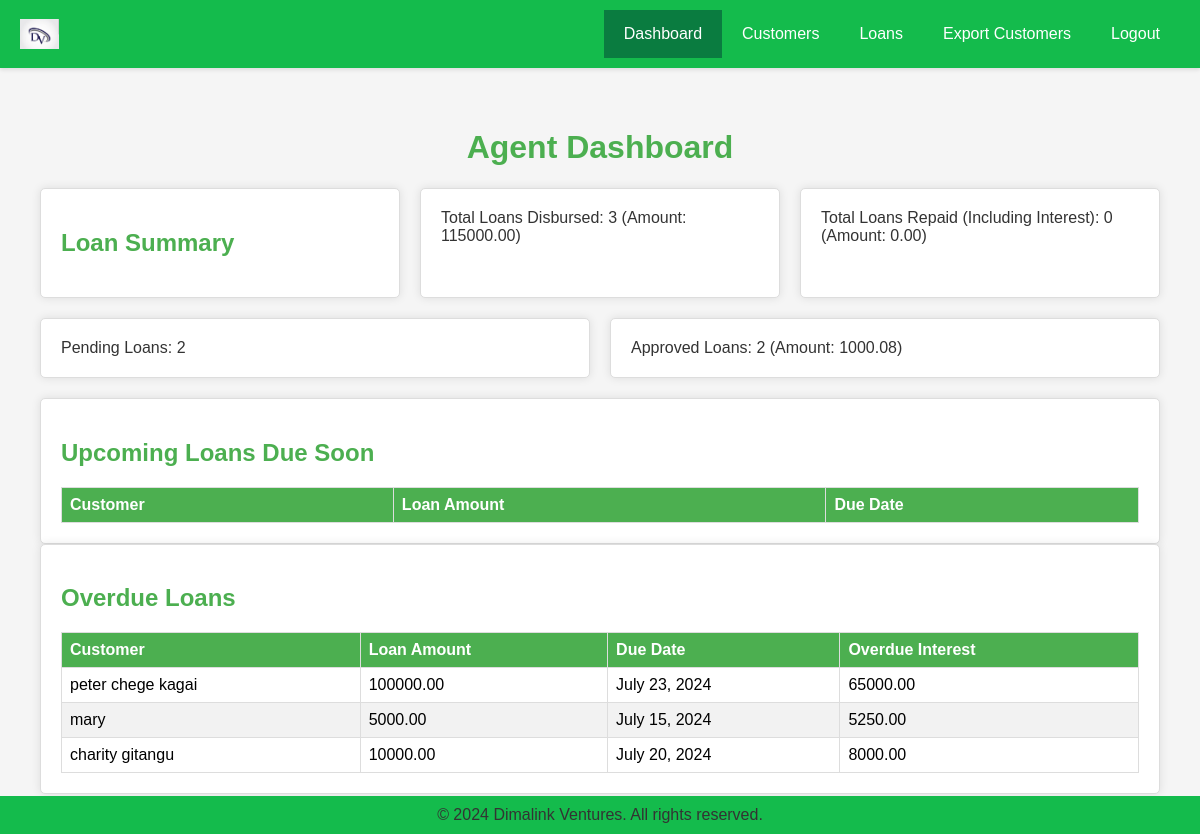
Page /dashboard/ (signed in) on the committed database.
### customer_management_app/models.py (models this page shows, shortened)
class Loan(models.Model):
    STATUS_CHOICES = [
        ('pending', 'Pending'),
        ('approved', 'Approved'),
        ('disbursed', 'Disbursed'),
        ('repaid', 'Repaid'),
        ('defaulted', 'Defaulted'),
    ]
    customer = models.ForeignKey(Customer, on_delete=models.CASCADE)
    amount = models.DecimalField(max_digits=10, decimal_places=2)
    date_borrowed = models.DateField()
    due_date = models.DateField()
    status = models.CharField(max_length=50, choices=STATUS_CHOICES, default='pending')
    interest_rate = models.DecimalField(max_digits=5, decimal_places=2, default=22.5)
    @property
    def overdue_interest(self):
        if self.due_date < timezone.now().date() and self.status not in ['repaid', 'defaulted']:
            overdue_days = (timezone.now().date() - self.due_date).days
            return self.amount * Decimal('0.05') * Decimal(overdue_days)
        return Decimal('0')

class Customer(models.Model):
    name = models.CharField(max_length=255)
    id_number = models.CharField(max_length=8, unique=True)
    phone = models.CharField(max_length=10)
    email = models.EmailField()
    agent = models.ForeignKey(Agent, on_delete=models.CASCADE)
    active = models.BooleanField(default=True)
    location = models.CharField(max_length=100)

### customer_management_app/views.py (the view)
# urls.py: path('dashboard/', views.agent_dashboard, name='agent_dashboard'),
@login_required
def agent_dashboard(request):
    agent = request.user.agent_profile
    agent_id = agent.id
    loans_disbursed = Loan.objects.filter(customer__agent=agent, status='disbursed')
    total_loans_disbursed_count = loans_disbursed.count()
    total_loans_disbursed_amount = loans_disbursed.aggregate(Sum('amount'))['amount__sum'] or 0
    loans_repaid = Loan.objects.filter(customer__agent=agent, status='repaid')
    total_loans_repaid_count = loans_repaid.count()
    total_loans_repaid_amount = sum(loan.total_to_be_paid for loan in loans_repaid)
    pending_loans_count = Loan.objects.filter(customer__agent=agent, status='approved').count()
    approved_loans = Loan.objects.filter(customer__agent=agent, status='approved')
    approved_loans_count = approved_loans.count()
    approved_loans_amount = approved_loans.aggregate(Sum('amount'))['amount__sum'] or 0
    today = timezone.now().date()
    upcoming_loans = Loan.objects.filter(customer__agent=agent, due_date__gte=today, status='disbursed')
    upcoming_loans_due_soon = upcoming_loans.filter(due_date__lte=today + timedelta(days=2))
    overdue_loans = Loan.objects.filter(customer__agent=agent, due_date__lt=today, status='disbursed')
    context = {
        'total_loans_disbursed_count': total_loans_disbursed_count,
        'total_loans_disbursed_amount': total_loans_disbursed_amount,
        'total_loans_repaid_count': total_loans_repaid_count,
        'total_loans_repaid_amount': total_loans_repaid_amount,
        'approved_loans_count': approved_loans_count,
        'approved_loans_amount': approved_loans_amount,
        'pending_loans_count': pending_loans_count,
        'upcoming_loans_due_soon': upcoming_loans_due_soon,
        'overdue_loans': overdue_loans,
    }
    return render(request, 'agent_dashboard.html', context)

### customer_management_app/templates/agent_dashboard.html (shortened to what this page needs)
{% extends "base_generic.html" %}
{% block content %}
<div class="dashboard">
    <h1>Agent Dashboard</h1>
    <div class="box-container">
        <div class="box">
            <h2>Loan Summary</h2>
        </div>
        <div class="box">
            <p>Total Loans Disbursed: {{ total_loans_disbursed_count }} (Amount: {{ total_loans_disbursed_amount|floatformat:2 }})</p>
        </div>
        <div class="box">
            <p>Total Loans Repaid (Including Interest): {{ total_loans_repaid_count }} (Amount: {{ total_loans_repaid_amount|floatformat:2 }})</p>
        </div>
        <div class="box">
            <p>Pending Loans: {{ pending_loans_count }}</p>
        </div>
        <div class="box">
            <p>Approved Loans: {{ approved_loans_count }} (Amount: {{ approved_loans_amount|floatformat:2 }})</p>
        </div>
    </div>
    <div class="box">
        <h2>Upcoming Loans Due Soon</h2>
        <table>
            <thead>
                <tr>
                    <th>Customer</th>
                    <th>Loan Amount</th>
                    <th>Due Date</th>
                </tr>
            </thead>
        </table>
    </div>
    <div class="box">
        <h2>Overdue Loans</h2>
        <table>
            <thead>
                <tr>
                    <th>Customer</th>
                    <th>Loan Amount</th>
                    <th>Due Date</th>
                    <th>Overdue Interest</th>
                </tr>
            </thead>
            <tbody>
                {% for loan in overdue_loans %}
                <tr>
                    <td>{{ loan.customer.name }}</td>
                    <td>{{ loan.amount|floatformat:2 }}</td>
                    <td>{{ loan.due_date }}</td>
                    <td>{{ loan.overdue_interest|floatformat:2 }}</td>
                </tr>
                {% endfor %}
            </tbody>
        </table>
    </div>
</div>
{% endblock %}

### customer_management_app/templates/base_generic.html (shortened to what this page needs)
<!DOCTYPE html>
<html lang="en">
<head>
    {% load static %}
    <link rel="stylesheet" href="{% static 'css/style.css' %}">
    <link rel="stylesheet" href="{% static 'css/loan.css' %}">
    <link rel="stylesheet" href="{% static 'css/customer.css' %}">
    <link rel="stylesheet" href="{% static 'css/payment.css' %}">
    <link rel="stylesheet" href="{% static 'css/detail.css' %}">
    <link rel="stylesheet" href="{% static 'css/dashboard.css' %}">
</head>
<body>
    <header>
        <div class="logo-container">
            <img class="logo" src="{% static 'image/logo.jpg' %}" alt="Dimalink Ventures">
        </div>
        <nav class="top-nav">
            <ul class="menu">
                <li><a href="{% url 'agent_dashboard' %}" {% if request.path == '/dashboard/' %} class="active" {% endif %}>Dashboard</a></li>
                <li>
                    <a href="{% url 'customer_list' %}" {% if request.path == '/customers/' %} class="active" {% endif %}>Customers</a>
                </li>
                <li>
                    <a href="{% url 'loan_list' %}" {% if request.path == '/loans/' %} class="active" {% endif %}>Loans</a>
                </li>
                <li><a href="{% url 'export_customers_csv' %}" {% if request.path == '/export/customers/' %} class="active" {% endif %}>Export Customers</a></li>
                <li><a href="{% url 'logout' %}" {% if request.path == '/accounts/logout/' %} class="active" {% endif %}>Logout</a></li>
            </ul>
        </nav>
    </header>
    <div class="main-content">
        {% block content %}
        {% endblock %}
    </div>
    <footer>
        <p class="copyright">&copy; {% now "Y" %} Dimalink Ventures. All rights reserved.</p>
    </footer>
</body>
</html>

### customer_management_app/static/css/style.css (style rules this page uses)
body { font-family: Arial, sans-serif; margin: 0; padding: 0; display: flex; flex-direction: column; min-height: 100vh; }
header { display: flex; align-items: center; justify-content: space-between; background-color: #14bb4c; padding: 10px 20px; box-shadow: 0 2px 4px rgba(0,0,0,0.1); }
header .logo-container { display: flex; align-items: center; }
header .logo-container .logo { height: 30px; width: auto; }
nav.top-nav { flex: 1; }
nav.top-nav ul.menu { list-style: none; padding: 0; margin: 0; display: flex; justify-content: flex-end; }
nav.top-nav ul.menu li { margin: 0; }
nav.top-nav ul.menu li a { display: block; padding: 15px 20px; color: white; text-decoration: none; transition: background-color 0.3s ease; }
nav.top-nav ul.menu li a:hover, nav.top-nav ul.menu li a.active { background-color: #0a7c40; }
.main-content { padding: 20px; flex: 1; }
footer { background-color: #14bb4c; color: white; text-align: center; padding: 10px 0; position: fixed; bottom: 0; width: 100%; }

### customer_management_app/static/css/dashboard.css (style rules this page uses)
body { font-family: Arial, sans-serif; background-color: #f5f5f5; margin: 0; padding: 0; }
.dashboard { max-width: 1200px; margin: 0 auto; padding: 20px; }
h1 { text-align: center; color: #4CAF50; }
.box-container { display: flex; flex-wrap: wrap; gap: 20px; margin-bottom: 20px; }
.box { background-color: #fff; border: 1px solid #ddd; border-radius: 5px; box-shadow: 0 0 10px rgba(0, 0, 0, 0.1); padding: 20px; flex: 1; min-width: 250px; }
h2 { color: #4CAF50; }
p { color: #333; margin: 0; }
table { width: 100%; border-collapse: collapse; }
th, td { border: 1px solid #ddd; padding: 8px; text-align: left; }
th { background-color: #4CAF50; color: white; }
tr:nth-child(even) { background-color: #f2f2f2; }

### rows in the picture
Loan: customer.name "peter chege kagai", amount "100000.00", due_date "July 23, 2024", overdue_interest "65000.00"
Loan: customer.name "mary", amount "5000.00", due_date "July 15, 2024", overdue_interest "5250.00"
Loan: customer.name "charity gitangu", amount "10000.00", due_date "July 20, 2024", overdue_interest "8000.00"

### other values in the picture
{{ total_loans_disbursed_count }} "3"
{{ total_loans_disbursed_amount|floatformat:2 }} "115000.00"
{{ total_loans_repaid_count }} "0"
{{ total_loans_repaid_amount|floatformat:2 }} "0.00"
{{ pending_loans_count }} "2"
{{ approved_loans_count }} "2"
{{ approved_loans_amount|floatformat:2 }} "1000.08"
